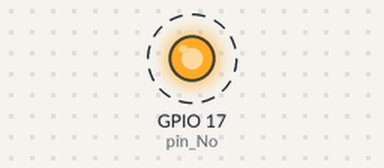
This program was run on a simulated Raspberry Pi (BCM pin numbers). Shown: output pins drawn as LEDs (lit = HIGH). Dashed ring = blinking. What the program prints to the terminal is not drawn.

Above: at 0.5 s.
Timing chart, 0 to 4.6 s (numbered marks = the images above):
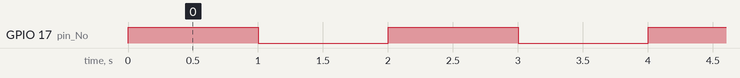

Measured:
- by itself, GPIO 17 (pin_No): alternates HIGH for 1.0 s and LOW for 1.0 s

The program:

led_blink.py
```python
import RPi.GPIO as GPIO
import time

pin_No = 17


GPIO.setmode(GPIO.BCM)
#GPIO.setmode(GPIO.BOARD)

GPIO.setup(pin_No, GPIO.OUT)


try:
	while True:
		print "ON"
		GPIO.output(pin_No, True)
		time.sleep(1)

		print "OFF"
		GPIO.output(pin_No, False)
		time.sleep(1)

		print "---"


except KeyboardInterrupt:
	print "Ctrl + c"
	GPIO.cleanup()
```
